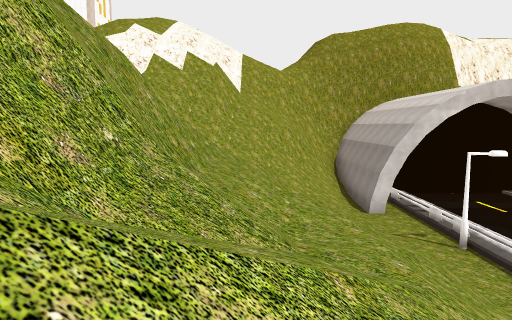
view 1 (above)

19 first-person views from a walk through a scene from a Unity 3-D project. The camera is 1.5 m above the floor, tilts 6° down and sees 75° across. The floor is counted in squares, 2.54 m on a side. Each view is taken from the middle of a square. On the plan, view 1 faces up. The plan holds only what a view shows up to about 9 squares ahead; the rest is blank. The place goes on beyond the plan. Some trees and plants on the terrain are drawn as simple stand-ins. The player character is not drawn. Some surface patterns are stand-ins.

view 2
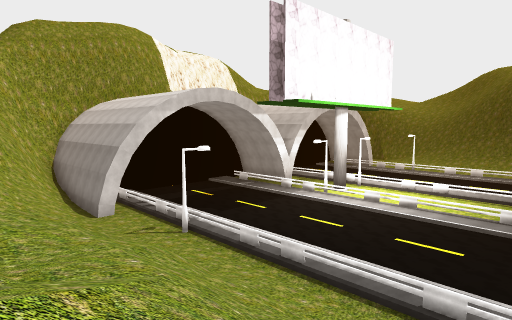

view 3
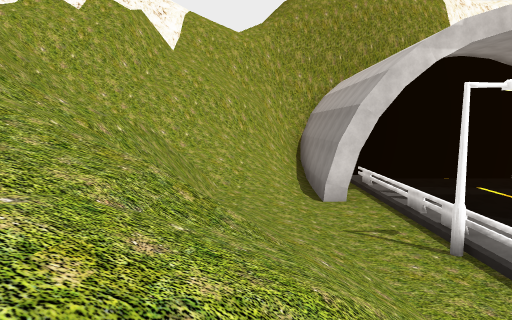

view 4
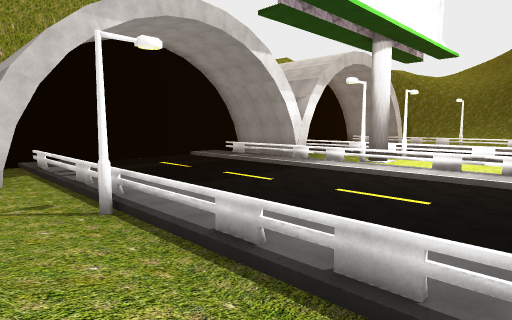

view 5
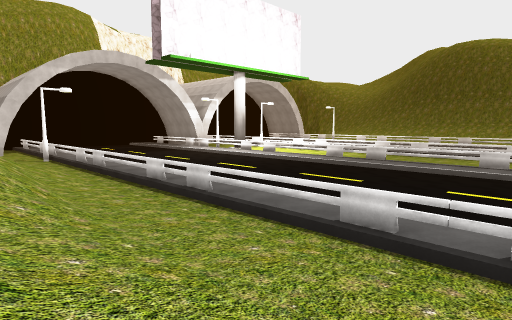

view 6
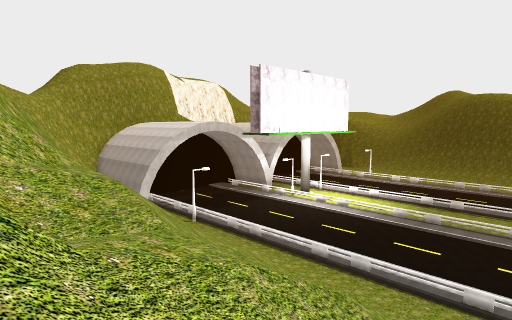

view 7
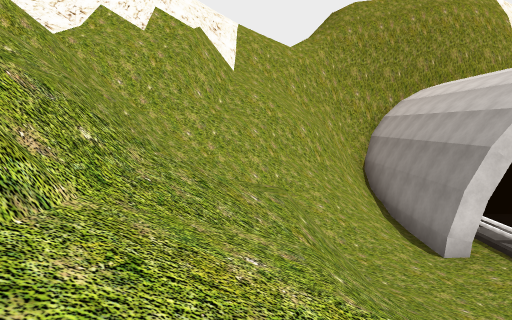

view 8
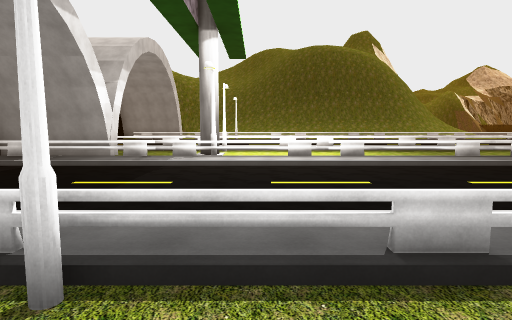

view 9
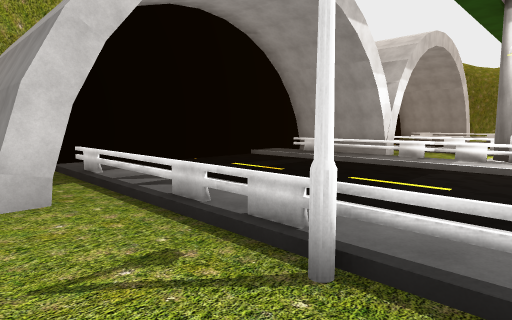

view 10
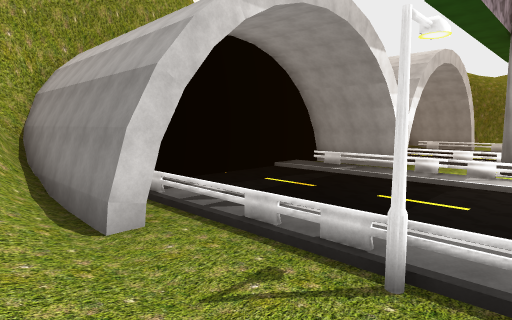

view 11
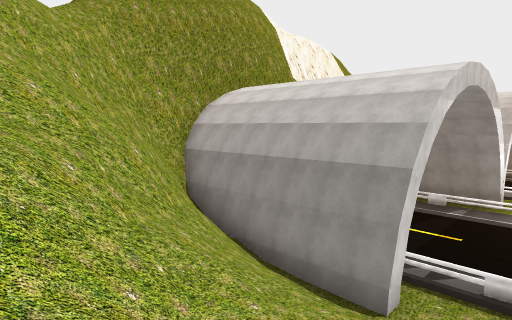

view 12
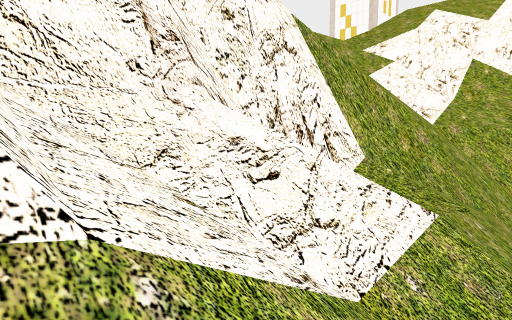

view 13
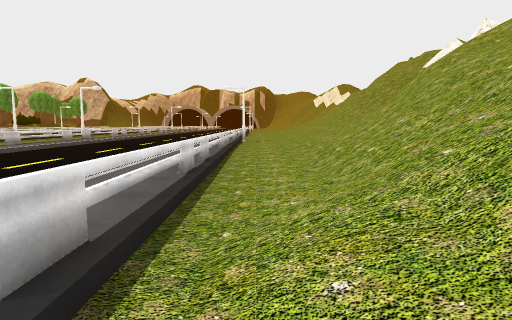

view 14
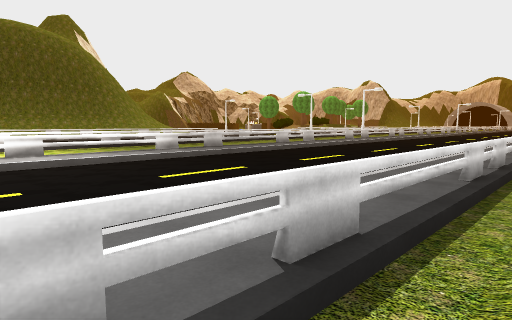

view 15
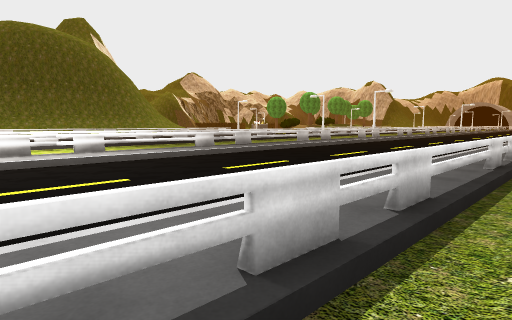

view 16
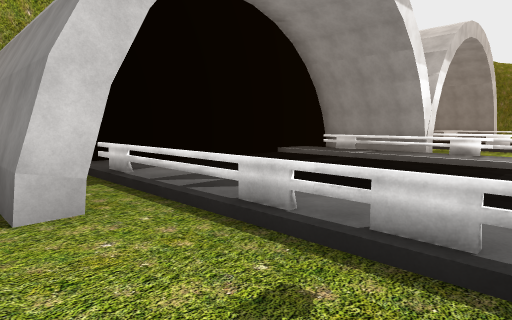

view 17
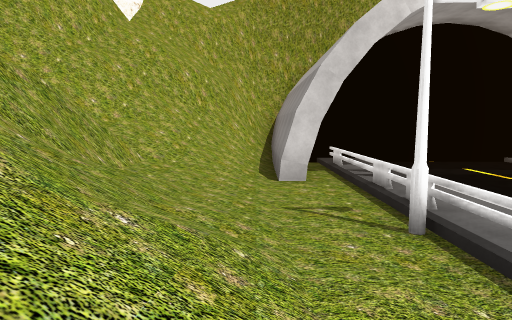

view 18
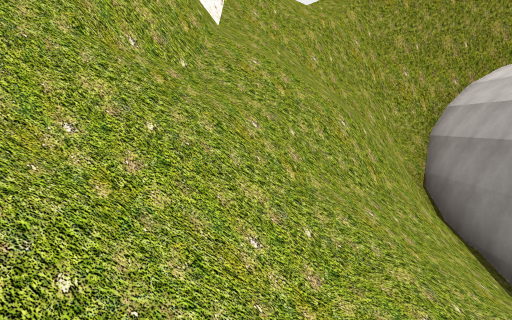

view 19
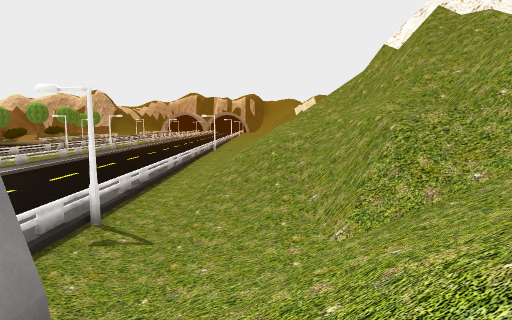

### Floor plan
Key: @ floor where view 1 was taken; # wall or solid block; x gap in a wall; . main floor; : floor 3.25 m higher than the main floor; + floor 4 m higher than the main floor; / step, stairs or slope; = window, fence, low wall or low ledge; ^ raised ledge; v drop or lower ground; S streetlight.
Columns run from 6 left of view 1 to 13 right of it. Each row starts with its distance up from view 1.
 18         /x
 17        //vvvvv
 16       vvvvv
 15  //  v^^^##
 14 //// v^ ###
 13 ///######=####  ###
 12 //######//#= .. ==#
 11 //=###^///#=....==#
 10  //=#/////#=....==##
  9   /v////...x....==.#
  8   #///+#/..x....==##
  7   #=/#////S#....=S#
  6   #///////.=....==.
  5   ##/#////.=....==.#
  4    #v#/://.=....==.#
  3    /v#/://.=....==.#
  2     v#////.=....==.#
  1     =#////.=....==.
  0    ///@///.=....==
 -1    ////#//.=....==
 -2    ////v/..=....==
 -3    ////=/..=....==
 -4    /    /..=    ==

Where each view was taken, in squares from view 1:
view 1: 0 up, 0 right, facing up
view 2: 0 up, 0 right, facing up-right
view 3: 3 up, 2 right, facing up
view 4: 3 up, 3 right, facing up-right
view 5: 4 down, 2 right, facing up-right
view 6: 4 down, 3 left, facing up-right
view 7: 4 up, 0 right, facing up
view 8: 6 up, 3 right, facing right
view 9: 6 up, 3 right, facing up-right
view 10: 6 up, 2 right, facing up-right
view 11: 8 up, 1 left, facing up-right
view 12: 5 up, 2 left, facing up-left
view 13: 5 up, 4 right, facing down
view 14: 5 up, 4 right, facing down-right
view 15: 6 up, 4 right, facing down-right
view 16: 7 up, 3 right, facing up-right
view 17: 4 up, 3 right, facing up
view 18: 8 up, 0 right, facing up
view 19: 12 up, 2 right, facing down
